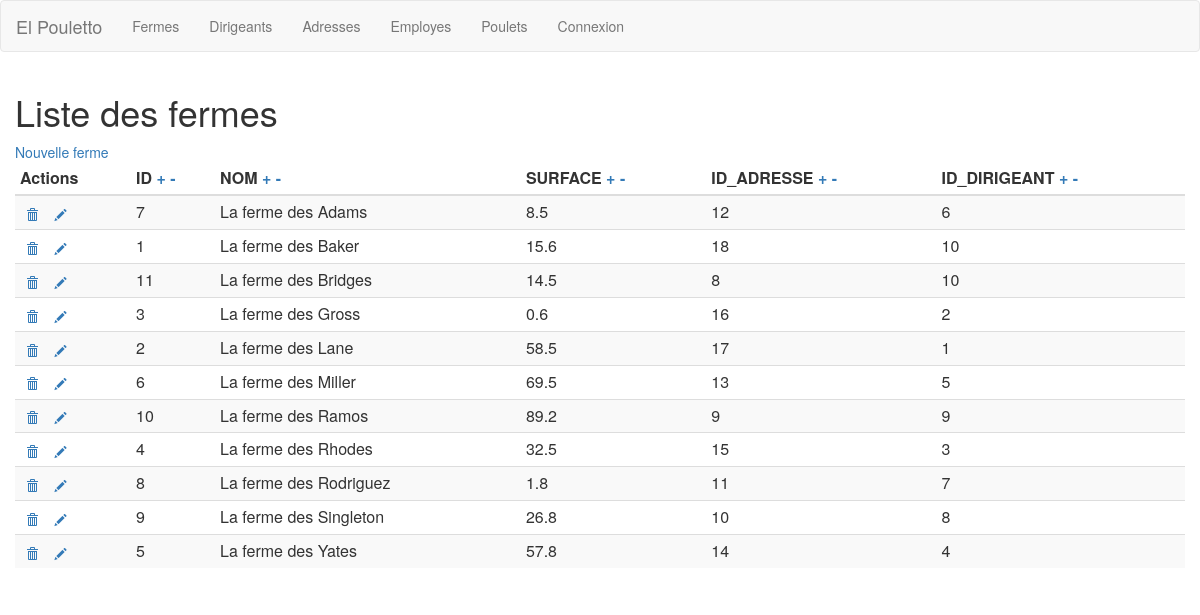
The page / on the database its author committed.
### tables this page shows
CREATE TABLE `fermes` (
  `id` int(11) NOT NULL AUTO_INCREMENT,
  `nom` varchar(50) NOT NULL,
  `surface` float NOT NULL DEFAULT '0',
  `id_adresse` int(11) NOT NULL,
  `id_dirigeant` int(11) NOT NULL,
  PRIMARY KEY (`id`),
  KEY `fk_fermes_dirigeants_idx` (`id_dirigeant`),
  KEY `fk_fermes_adresses1_idx` (`id_adresse`),
  CONSTRAINT `fk_fermes_adresses1` FOREIGN KEY (`id_adresse`) REFERENCES `adresses` (`id`) ON DELETE NO ACTION ON UPDATE NO ACTION,
  CONSTRAINT `fk_fermes_dirigeants` FOREIGN KEY (`id_dirigeant`) REFERENCES `dirigeants` (`id`) ON DELETE NO ACTION ON UPDATE NO ACTION
);

### includes/fonction.php (called while the page is built, shortened)
<?php
function testOrderBy($listeDeChamps, $champParDefaut, $directionParDefaut){
    return [$champParDefaut, $directionParDefaut]; }
function utilisateurEstIdentifie(){
  return isset($_SESSION)
         && isset($_SESSION['utilisateur'])
         && isset($_SESSION['utilisateur']['id']);
}

### index.php (the view, shortened to what this page needs)
<?php
require_once('includes/db.php');
require_once('includes/fonction.php');
$titrepage="Liste des fermes";
include ('parties/header.php');
$champsTriables= ['id', 'nom', 'surface', 'id_adresse', 'id_dirigeant'];
$ordreDeTri = testOrderBy($champsTriables, 'nom', 'ASC');
$ordreChamp = $ordreDeTri[0];
$ordreDirection = $ordreDeTri[1];
$sql = "SELECT * FROM fermes ORDER BY $ordreChamp $ordreDirection";
$resultats = mysqli_query($connection, $sql);
?>
<a href="fermes_new.php">Nouvelle ferme</a>
    <table class="table table-condensed table-striped table-hover">
      <thead>
        <tr>
          <th>Actions</th>
          <th>ID
		  <a href="index.php?order=id&amp;direction=ASC">+</a>
		  <a href="index.php?order=id&amp;direction=DESC">-</a>
		  </th>
          <th>NOM
		  <a href="index.php?order=nom&amp;direction=ASC">+</a>
		  <a href="index.php?order=nom&amp;direction=DESC">-</a>
		  </th>
          <th>SURFACE
		  <a href="index.php?order=surface&amp;direction=ASC">+</a>
		  <a href="index.php?order=surface&amp;direction=DESC">-</a>
		  </th>
          <th>ID_ADRESSE
		  <a href="index.php?order=id_adresse&amp;direction=ASC">+</a>
          <a href="index.php?order=id_adresse&amp;direction=ASC">-</a>
		  </th>
		   <th>ID_DIRIGEANT
		  <a href="index.php?order=id_dirigeant&amp;direction=ASC">+</a>
          <a href="index.php?order=id_dirigeant&amp;direction=ASC">-</a>
		  </th>
        </tr>
      </thead>
      <tbody>
<?php
    if(mysqli_num_rows($resultats) === 0):
          echo "Il n'y a pas d'enregistrements";
        else:
          while($ligne = mysqli_fetch_assoc($resultats)):
          ?>
          <tr>
            <td><span><a href="dirigeants_delete.php?id=<?= $ligne['id']?>" class="btn btn-link btn-xs">
            <span class="glyphicon glyphicon-trash"></span>
            </a>
              <a href="dirigeants_edit.php?id=<?= $ligne['id']?>" class="btn btn-link btn-xs">
            <span class="glyphicon glyphicon-pencil"></span>
              </a>
            </td>
            <td><?= $ligne['id'] ?></td>
            <td><?= $ligne['nom'] ?></td>
            <td><?= $ligne['surface'] ?></td>
            <td><?= $ligne['id_adresse'] ?></td>
            <td><?= $ligne['id_dirigeant'] ?></td>
          </tr>
          <?php
          endwhile;
        endif;
        ?>
      </tbody>
    </table>
<?php
include ("parties/footer.php");
 ?>

### parties/header.php (shortened to what this page needs)
<html>
  <head>
	<link rel="stylesheet" href="https://maxcdn.bootstrapcdn.com/bootstrap/3.3.7/css/bootstrap.min.css">
  <link rel="stylesheet" href="css/style.css">
  </head>
  <body>
<nav class="navbar navbar-default">
  <div class="container-fluid">
    <div class="navbar-header">
      <a class="navbar-brand" href="index.php">El Pouletto</a>
    </div>
    <div class="collapse navbar-collapse" id="bs-example-navbar-collapse-1">
      <ul class="nav navbar-nav">
        <li><a href="index.php">Fermes</a></li>
        <li><a href="dirigeants.php">Dirigeants</a></li>
        <li><a href="adresses.php">Adresses</a></li>
        <li><a href="employes.php">Employes</a></li>
        <li><a href="poulets.php">Poulets</a></li>
        <?php if(!utilisateurEstIdentifie()): ?>
              <li><a href="login.php">Connexion</a></li>
            <?php else: ?>
              <li><a href="logout.php">Déconnexion</a></li>
            <?php endif; ?>
      </ul>
    </div>
  </div>
</nav>
	<div class="container-fluid">
    <h1><?=$titrepage ?></h1>

### parties/footer.php
</div>
</body>
</html>

### rows shown on the page
fermes: id "7", nom "La ferme des Adams", surface "8.5", id_adresse "12", id_dirigeant "6"
fermes: id "1", nom "La ferme des Baker", surface "15.6", id_adresse "18", id_dirigeant "10"
fermes: id "11", nom "La ferme des Bridges", surface "14.5", id_adresse "8", id_dirigeant "10"
fermes: id "3", nom "La ferme des Gross", surface "0.6", id_adresse "16", id_dirigeant "2"
fermes: id "2", nom "La ferme des Lane", surface "58.5", id_adresse "17", id_dirigeant "1"
fermes: id "6", nom "La ferme des Miller", surface "69.5", id_adresse "13", id_dirigeant "5"
fermes: id "10", nom "La ferme des Ramos", surface "89.2", id_adresse "9", id_dirigeant "9"
fermes: id "4", nom "La ferme des Rhodes", surface "32.5", id_adresse "15", id_dirigeant "3"
fermes: id "8", nom "La ferme des Rodriguez", surface "1.8", id_adresse "11", id_dirigeant "7"
fermes: id "9", nom "La ferme des Singleton", surface "26.8", id_adresse "10", id_dirigeant "8"
fermes: id "5", nom "La ferme des Yates", surface "57.8", id_adresse "14", id_dirigeant "4"

### other values the page prints
$titrepage "Liste des fermes"
